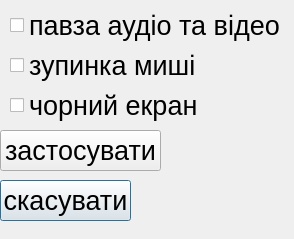
<?xml version="1.0" encoding="UTF-8"?>
<ui version="4.0">
 <class>Dialog</class>
 <widget class="QDialog" name="Dialog">
  <property name="geometry">
   <rect>
    <x>0</x>
    <y>0</y>
    <width>294</width>
    <height>239</height>
   </rect>
  </property>
  <property name="windowTitle">
   <string>Налаштування ефектів</string>
  </property>
  <widget class="QPushButton" name="cancel_button">
   <property name="geometry">
    <rect>
     <x>0</x>
     <y>180</y>
     <width>131</width>
     <height>41</height>
    </rect>
   </property>
   <property name="font">
    <font>
     <pointsize>20</pointsize>
    </font>
   </property>
   <property name="text">
    <string>скасувати</string>
   </property>
  </widget>
  <widget class="QPushButton" name="ok_button">
   <property name="geometry">
    <rect>
     <x>0</x>
     <y>130</y>
     <width>161</width>
     <height>41</height>
    </rect>
   </property>
   <property name="font">
    <font>
     <pointsize>20</pointsize>
    </font>
   </property>
   <property name="text">
    <string>застосувати</string>
   </property>
  </widget>
  <widget class="QCheckBox" name="mouse_box">
   <property name="geometry">
    <rect>
     <x>10</x>
     <y>50</y>
     <width>481</width>
     <height>31</height>
    </rect>
   </property>
   <property name="font">
    <font>
     <pointsize>20</pointsize>
    </font>
   </property>
   <property name="text">
    <string>зупинка миші</string>
   </property>
  </widget>
  <widget class="QCheckBox" name="black_box">
   <property name="geometry">
    <rect>
     <x>10</x>
     <y>90</y>
     <width>481</width>
     <height>31</height>
    </rect>
   </property>
   <property name="font">
    <font>
     <pointsize>20</pointsize>
    </font>
   </property>
   <property name="text">
    <string>чорний екран</string>
   </property>
  </widget>
  <widget class="QCheckBox" name="pause_box">
   <property name="geometry">
    <rect>
     <x>10</x>
     <y>10</y>
     <width>481</width>
     <height>31</height>
    </rect>
   </property>
   <property name="font">
    <font>
     <pointsize>20</pointsize>
    </font>
   </property>
   <property name="text">
    <string>павза аудіо та відео</string>
   </property>
  </widget>
 </widget>
 <resources/>
 <connections/>
</ui>
